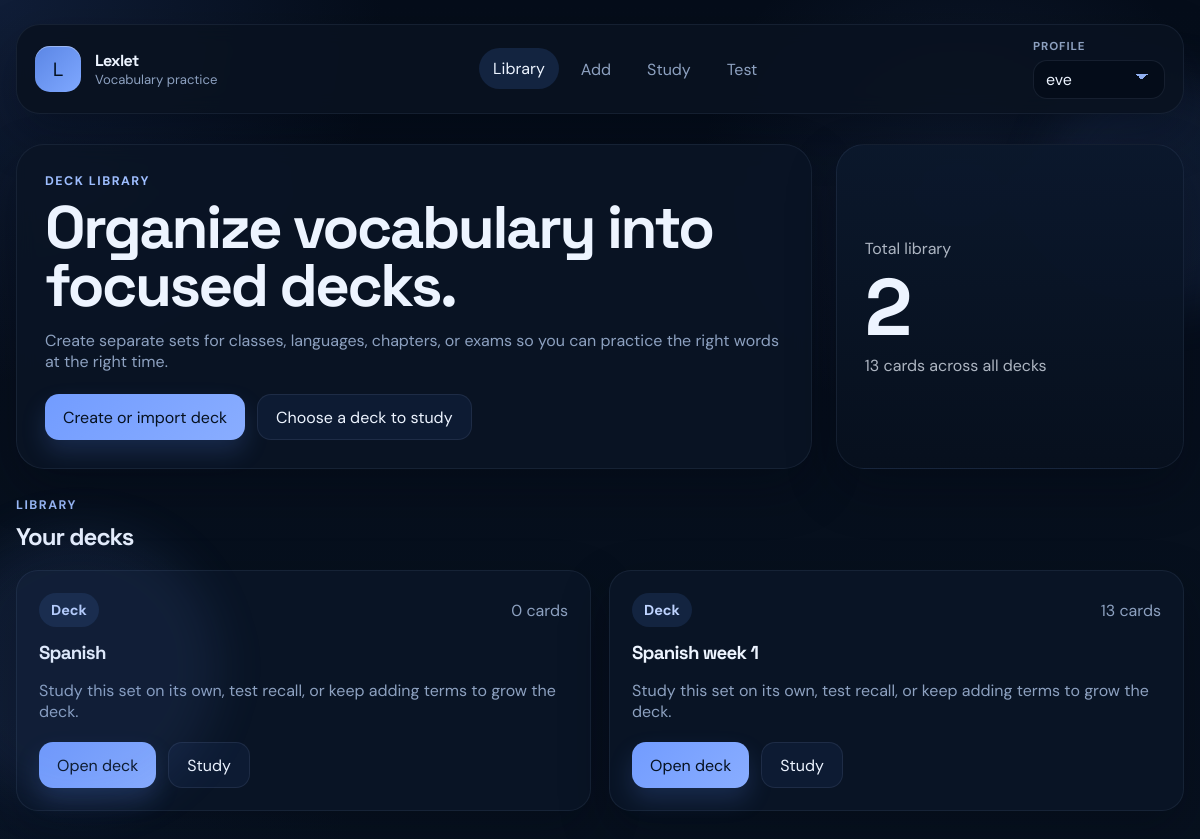
/, run on an earlier commit of the app's database.
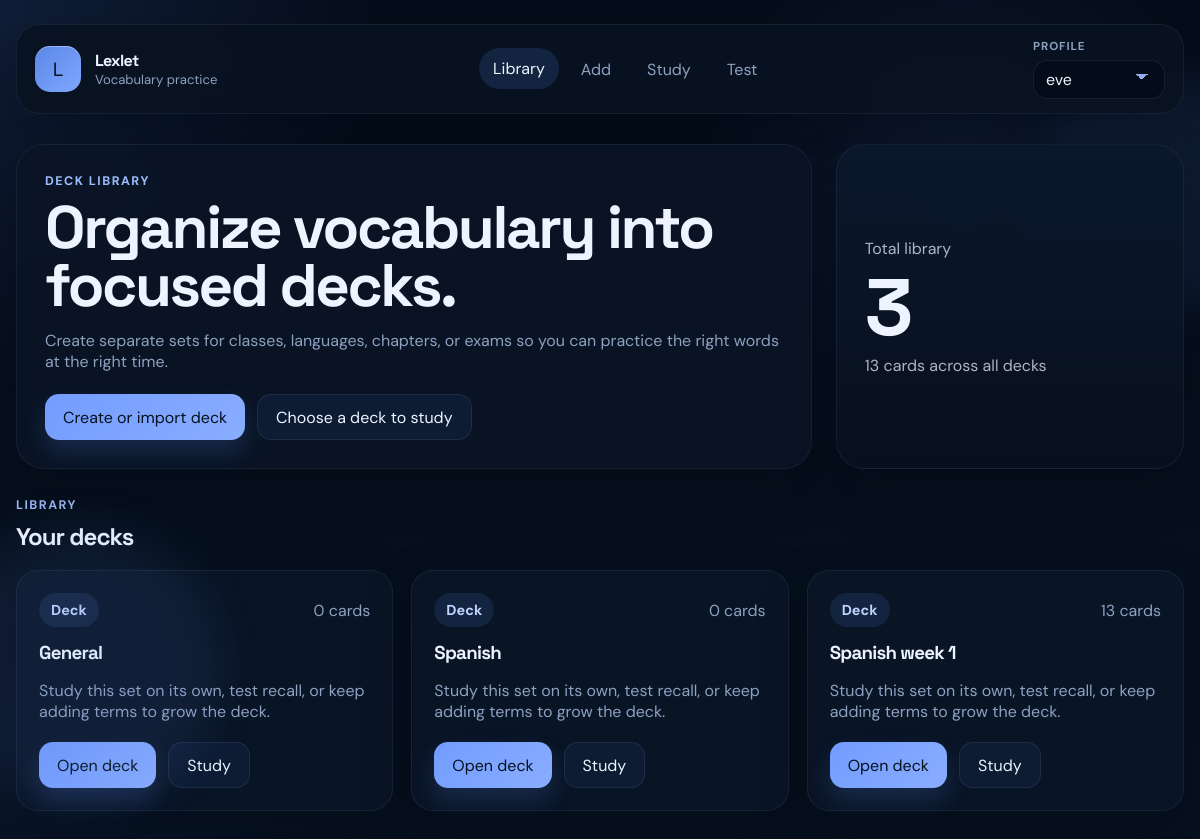
And on a later commit of the database.
### tables this page shows
CREATE TABLE decks (
            id INTEGER PRIMARY KEY AUTOINCREMENT,
            name TEXT NOT NULL UNIQUE
        , profile_id INTEGER);

### app.py (the view)
@app.route("/")
def index():
    conn = get_db()
    active_profile_id = get_active_profile_id(conn)
    decks = get_all_decks(conn, active_profile_id)
    total_cards = conn.execute("""
        SELECT COUNT(*)
        FROM cards c
        JOIN decks d ON d.id = c.deck_id
        WHERE d.profile_id = ?
    """, (active_profile_id,)).fetchone()[0]
    conn.close()
    return render_template("index.html", decks=decks, total_cards=total_cards)

### app.py (called while the page is built)
def get_db():
    conn = sqlite3.connect(DB_NAME)
    conn.row_factory = sqlite3.Row
    return conn

def get_profiles(conn):
    return conn.execute("SELECT id, name FROM profiles ORDER BY name COLLATE NOCASE").fetchall()

def get_active_profile_id(conn):
    stored_profile_id = session.get("active_profile_id")
    if stored_profile_id:
        existing = conn.execute("SELECT id FROM profiles WHERE id = ?", (stored_profile_id,)).fetchone()
        if existing:
            return stored_profile_id
    eve = conn.execute("SELECT id FROM profiles WHERE lower(name) = 'eve'").fetchone()
    if eve:
        session["active_profile_id"] = eve["id"]
        return eve["id"]
    first_profile = conn.execute("SELECT id FROM profiles ORDER BY id LIMIT 1").fetchone()
    if first_profile:
        session["active_profile_id"] = first_profile["id"]
        return first_profile["id"]
    return None

### templates/index.html (shortened to what this page needs)
{% extends "base.html" %}
{% block content %}
<section class="hero">
    <div>
        <p class="eyebrow">Deck library</p>
        <h1>Organize vocabulary into focused decks.</h1>
        <p class="hero-copy">Create separate sets for classes, languages, chapters, or exams so you can practice the right words at the right time.</p>
        <div class="hero-actions">
            <a class="button button-primary" href="{{ url_for('add_card') }}">Create or import deck</a>
            <a class="button button-secondary" href="{{ url_for('study') }}">Choose a deck to study</a>
        </div>
    </div>
    <aside class="hero-panel">
        <p>Total library</p>
        <strong>{{ decks|length }}</strong>
        <span>{{ total_cards }} {{ "card" if total_cards == 1 else "cards" }} across all decks</span>
    </aside>
</section>
<section class="section-header">
    <div>
        <p class="eyebrow">Library</p>
        <h2>Your decks</h2>
    </div>
</section>
{% if decks %}
<section class="deck-grid">
    {% for deck in decks %}
    <article class="deck-card deck-card-clickable" data-href="{{ url_for('deck_detail', deck_id=deck.id) }}" tabindex="0" role="link" aria-label="Open {{ deck.name }} deck">
        <div class="card-meta">
            <span class="chip">Deck</span>
            <span class="deck-count">{{ deck.card_count }} {{ "card" if deck.card_count == 1 else "cards" }}</span>
        </div>
        <h3>{{ deck.name }}</h3>
        <p>Study this set on its own, test recall, or keep adding terms to grow the deck.</p>
        <div class="deck-actions">
            <a class="button button-primary" href="{{ url_for('deck_detail', deck_id=deck.id) }}">Open deck</a>
            <a class="button button-secondary" href="{{ url_for('study', deck_id=deck.id) }}">Study</a>
        </div>
    </article>
    {% endfor %}
</section>
{% endif %}
{% endblock %}

What changed in the data, as far as the page shows it:
added decks: card_count "0", card_count "cards", name "General"
Also different on the page:
{{ decks|length }}: "2" → "3"
